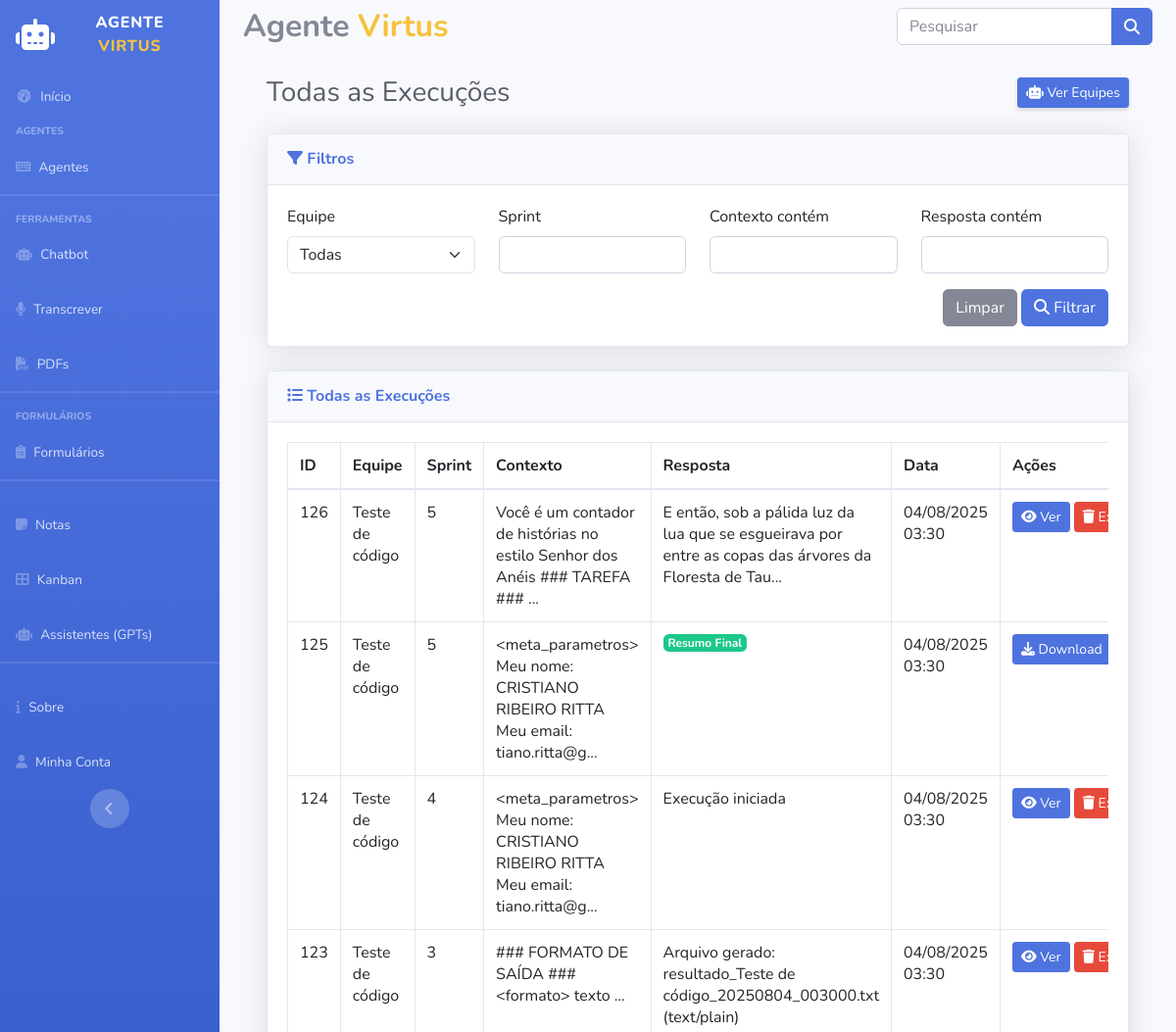
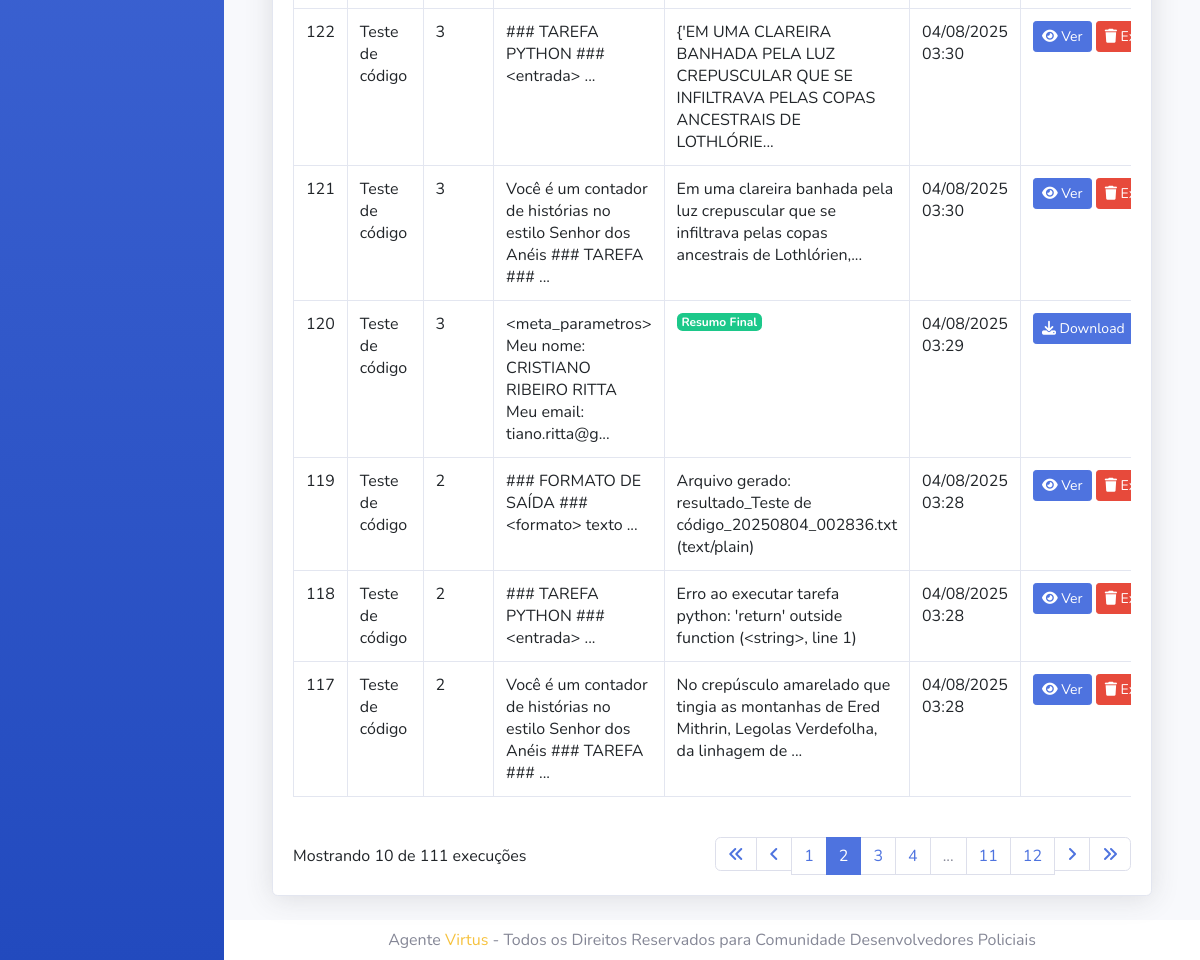
The page /agentesinteligentes/execucoes?page=2&contexto=&resposta= on the database its author committed (2 pictures, top to bottom).
### models/models.py (models this page shows, shortened)
class ExecucaoEquipe(db.Model):
    id = db.Column(db.Integer, primary_key=True)
    equipe_id = db.Column(db.Integer, db.ForeignKey('equipe_inteligente.id'), nullable=False)
    sprint = db.Column(db.Integer, nullable=True)
    contexto = db.Column(db.Text, nullable=True)
    resposta = db.Column(db.Text, nullable=True)
    criado_em = db.Column(db.DateTime, default=datetime.utcnow)
    atualizado_em = db.Column(db.DateTime, default=datetime.utcnow, onupdate=datetime.utcnow)
    equipe = db.relationship('EquipeInteligente', backref=db.backref('execucoes', lazy=True))

class EquipeInteligente(db.Model):
    id = db.Column(db.Integer, primary_key=True)
    nome = db.Column(db.String(200), nullable=False)
    descricao = db.Column(db.Text, nullable=True)
    processo = db.Column(db.String(50), nullable=False)
    memoria = db.Column(db.Integer, nullable=False, default=1) # 1 = ativo, 0 = inativo
    layout = db.Column(db.Text().with_variant(LONGTEXT, "mysql")) # JSON com nós e conexões
    criado_em = db.Column(db.DateTime, default=datetime.utcnow)
    menu_ordem = db.Column(db.Integer, nullable=True)

### routes.py (the view)
    @app.route('/agentesinteligentes/execucoes')
    def listar_execucoes():
        return AgentesController.listar_execucoes()

### app.py (called while the page is built)
@app.before_request
def carregar_menus_dinamicos():
    try:
        menus_dinamicos = EquipeInteligente.query.filter(
            EquipeInteligente.menu_ordem > 0
        ).order_by(EquipeInteligente.menu_ordem).all()
        formularios_dinamicos = Formulario.query.filter(
            Formulario.ativo == True,
            Formulario.menu_ordem > 0
        ).order_by(Formulario.menu_ordem).all()
        app.jinja_env.globals['menus'] = menus_dinamicos
        app.jinja_env.globals['formularios'] = formularios_dinamicos
    except Exception as e:
        app.jinja_env.globals['menus'] = []
        app.jinja_env.globals['formularios'] = []
        print(f"Erro ao carregar menus dinâmicos: {e}")

### templates/agentes/execucoes.html (shortened to what this page needs)
{% extends 'layout/base.html' %}
{% block main %}
<div class="container-fluid">
    <div class="d-sm-flex align-items-center justify-content-between mb-4">
        <h1 class="h3 mb-0 text-gray-800">
            {% if equipe %}
                Execuções da Equipe: {{ equipe.nome }}
            {% else %}
                Todas as Execuções
            {% endif %}
        </h1>
        <div>
            {% if equipe %}
                <a href="/agentesinteligentes/equipes" class="btn btn-sm btn-secondary shadow-sm">
                    <i class="fas fa-arrow-left"></i> Voltar para Equipes
                </a>
            {% else %}
                <a href="/agentesinteligentes/equipes" class="btn btn-sm btn-primary shadow-sm">
                    <i class="fas fa-robot"></i> Ver Equipes
                </a>
            {% endif %}
        </div>
    </div>
    <div class="card shadow mb-4">
        <div class="card-header py-3">
            <h6 class="m-0 font-weight-bold text-primary">
                <i class="fas fa-filter"></i> Filtros
            </h6>
        </div>
        <div class="card-body">
            <form method="GET" class="mb-0">
                <div class="row">
                    {% if not equipe %}
                    <div class="col-md-3">
                        <div class="form-group">
                            <label>Equipe</label>
                            <select name="equipe" class="form-select">
                                <option value="">Todas</option>
                            </select>
                        </div>
                    </div>
                    {% endif %}
                    <div class="col-md-3">
                        <div class="form-group">
                            <label>Sprint</label>
                            <input type="number" name="sprint" class="form-control" value="{{ filtros.sprint }}">
                        </div>
                    </div>
                    <div class="col-md-3">
                        <div class="form-group">
                            <label>Contexto contém</label>
                            <input type="text" name="contexto" class="form-control" value="{{ filtros.contexto }}">
                        </div>
                    </div>
                    <div class="col-md-3">
                        <div class="form-group">
                            <label>Resposta contém</label>
                            <input type="text" name="resposta" class="form-control" value="{{ filtros.resposta }}">
                        </div>
                    </div>
                </div>
                <div class="row">
                    <div class="col-12 text-right">
                        <a href="?" class="btn btn-secondary">Limpar</a>
                        <button type="submit" class="btn btn-primary">
                            <i class="fas fa-search"></i> Filtrar
                        </button>
                    </div>
                </div>
            </form>
        </div>
    </div>
    <div class="card shadow mb-4">
        <div class="card-header py-3">
            <h6 class="m-0 font-weight-bold text-primary">
                <i class="fas fa-list"></i>
                {% if equipe %}
                    Execuções da Equipe
                {% else %}
                    Todas as Execuções
                {% endif %}
            </h6>
        </div>
        <div class="card-body">
            {% if execucoes %}
                <div class="table-responsive">
                    <table class="table table-bordered" id="dataTable" width="100%" cellspacing="0">
                        <thead>
                            <tr>
                                <th>ID</th>
                                <th>Equipe</th>
                                <th>Sprint</th>
                                <th>Contexto</th>
                                <th>Resposta</th>
                                <th>Data</th>
                                <th width="1%">Ações</th>
                            </tr>
                        </thead>
                        <tbody>
                            {% for execucao in execucoes.items %}
                            <tr>
                                <td>{{ execucao.id }}</td>
                                <td>
                                    {% if equipe %}
                                        {{ equipe.nome }}
                                    {% else %}
                                        {{ execucao.equipe.nome }}
                                    {% endif %}
                                </td>
                                <td>{{ execucao.sprint }}</td>
                                <td>
                                    {% if execucao.contexto %}
                                        {% if "Agente" in execucao.contexto %}
                                            <span class="badge badge-info">{{ execucao.contexto.split(' - ')[1] if ' - ' in execucao.contexto else execucao.contexto }}</span>
                                        {% else %}
                                            {{ execucao.contexto[:100] }}{% if execucao.contexto|length > 100 %}...{% endif %}
                                        {% endif %}
                                    {% else %}
                                        <span class="text-muted">Sem contexto</span>
                                    {% endif %}
                                </td>
                                <td>
                                    {% if execucao.resposta %}
                                        {% if "Execução completa" in execucao.resposta %}
                                            <span class="badge badge-success">Resumo Final</span>
                                        {% else %}
                                            {{ execucao.resposta[:100] }}{% if execucao.resposta|length > 100 %}...{% endif %}
                                        {% endif %}
                                    {% else %}
                                        <span class="text-muted">Sem resposta</span>
                                    {% endif %}
                                </td>
                                <td>{{ execucao.criado_em.strftime('%d/%m/%Y %H:%M') }}</td>
                                <td nowrap>
                                    {% if "Execução completa" in execucao.resposta %}
                                    <a href="/agentesinteligentes/download_arquivo/{{ execucao.equipe_id }}/{{ execucao.id }}/txt" class="btn btn-primary btn-sm">
                                        <i class="fas fa-download"></i> Download
                                    </a>
                                    {% endif %}
                                    <a href="/agentesinteligentes/execucao/{{ execucao.id }}" class="btn btn-primary btn-sm">
                                        <i class="fas fa-eye"></i> Ver
                                    </a>
                                    <button type="button" class="btn btn-danger btn-sm btn-excluir"
                                        data-execucao-id="{{ execucao.id }}" data-execucao-contexto="{{ execucao.contexto }}">
                                        <i class="fas fa-trash"></i> Excluir
                                    </button>
                                </td>
                            </tr>
                            {% endfor %}
                        </tbody>
                    </table>
                </div>
                <div class="d-flex justify-content-between align-items-center mt-4">
                    <div>
                        Mostrando {{ execucoes.items|length }} de {{ execucoes.total }} execuções
                    </div>
                    <nav aria-label="Navegação de página">
                        <ul class="pagination mb-0">
                            <li class="page-item {% if not execucoes.has_prev %}disabled{% endif %}">
                                <a class="page-link" href="{{ url_for('listar_execucoes', page=1, equipe=filtros.equipe, sprint=filtros.sprint, contexto=filtros.contexto, resposta=filtros.resposta) }}">
                                    <i class="fas fa-angle-double-left"></i>
                                </a>
                            </li>
                            <li class="page-item {% if not execucoes.has_prev %}disabled{% endif %}">
                                <a class="page-link" href="{{ url_for('listar_execucoes', page=execucoes.prev_num, equipe=filtros.equipe, sprint=filtros.sprint, contexto=filtros.contexto, resposta=filtros.resposta) }}">
                                    <i class="fas fa-angle-left"></i>
                                </a>
                            </li>
                            {% for page_num in execucoes.iter_pages(left_edge=2, left_current=2, right_current=2, right_edge=2) %}
                                {% if page_num %}
                                    <li class="page-item {% if page_num == execucoes.page %}active{% endif %}">
                                        <a class="page-link" href="{{ url_for('listar_execucoes', page=page_num, equipe=filtros.equipe, sprint=filtros.sprint, contexto=filtros.contexto, resposta=filtros.resposta) }}">
                                            {{ page_num }}
                                        </a>
                                    </li>
                                {% else %}
                                    <li class="page-item disabled">
                                        <span class="page-link">...</span>
                                    </li>
                                {% endif %}
                            {% endfor %}
                            <li class="page-item {% if not execucoes.has_next %}disabled{% endif %}">
                                <a class="page-link" href="{{ url_for('listar_execucoes', page=execucoes.next_num, equipe=filtros.equipe, sprint=filtros.sprint, contexto=filtros.contexto, resposta=filtros.resposta) }}">
                                    <i class="fas fa-angle-right"></i>
                                </a>
                            </li>
                            <li class="page-item {% if not execucoes.has_next %}disabled{% endif %}">
                                <a class="page-link" href="{{ url_for('listar_execucoes', page=execucoes.pages, equipe=filtros.equipe, sprint=filtros.sprint, contexto=filtros.contexto, resposta=filtros.resposta) }}">
                                    <i class="fas fa-angle-double-right"></i>
                                </a>
                            </li>
                        </ul>
                    </nav>
                </div>
            {% else %}
                <div class="text-center text-muted">
                    <i class="fas fa-info-circle fa-3x mb-3"></i>
                    <p>Nenhuma execução encontrada.</p>
                </div>
            {% endif %}
        </div>
    </div>
</div>
{% endblock %}

### rows shown on the page
ExecucaoEquipe: id "126", equipe.nome "Teste de código", sprint "5", contexto "Você é um contador de histórias no estilo Senhor dos Anéis ### TAREFA ###", resposta "E então, sob a pálida luz da lua que se esgueirava por entre as copas das árvores da Floresta de Tau", criado_em "04/08/2025 03:30"
ExecucaoEquipe: id "125", equipe.nome "Teste de código", sprint "5", contexto "<meta_parametros> Meu nome: CRISTIANO RIBEIRO RITTA Meu email: tiano.ritta@g", shows "Resumo Final", criado_em "04/08/2025 03:30"
ExecucaoEquipe: id "124", equipe.nome "Teste de código", sprint "4", contexto "<meta_parametros> Meu nome: CRISTIANO RIBEIRO RITTA Meu email: tiano.ritta@g", resposta "Execução iniciada", criado_em "04/08/2025 03:30"
ExecucaoEquipe: id "123", equipe.nome "Teste de código", sprint "3", contexto "### FORMATO DE SAÍDA ### <formato> texto", resposta "Arquivo gerado: resultado_Teste de código_20250804_003000.txt (text/plain)", criado_em "04/08/2025 03:30"
ExecucaoEquipe: id "122", equipe.nome "Teste de código", sprint "3", contexto "### TAREFA PYTHON ### <entrada>", resposta "{'EM UMA CLAREIRA BANHADA PELA LUZ CREPUSCULAR QUE SE INFILTRAVA PELAS COPAS ANCESTRAIS DE LOTHLÓRIE", criado_em "04/08/2025 03:30"
ExecucaoEquipe: id "121", equipe.nome "Teste de código", sprint "3", contexto "Você é um contador de histórias no estilo Senhor dos Anéis ### TAREFA ###", resposta "Em uma clareira banhada pela luz crepuscular que se infiltrava pelas copas ancestrais de Lothlórien,", criado_em "04/08/2025 03:30"
ExecucaoEquipe: id "120", equipe.nome "Teste de código", sprint "3", contexto "<meta_parametros> Meu nome: CRISTIANO RIBEIRO RITTA Meu email: tiano.ritta@g", shows "Resumo Final", criado_em "04/08/2025 03:29"
ExecucaoEquipe: id "119", equipe.nome "Teste de código", sprint "2", contexto "### FORMATO DE SAÍDA ### <formato> texto", resposta "Arquivo gerado: resultado_Teste de código_20250804_002836.txt (text/plain)", criado_em "04/08/2025 03:28"
ExecucaoEquipe: id "118", equipe.nome "Teste de código", sprint "2", contexto "### TAREFA PYTHON ### <entrada>", resposta "Erro ao executar tarefa python: 'return' outside function (<string>, line 1)", criado_em "04/08/2025 03:28"
ExecucaoEquipe: id "117", equipe.nome "Teste de código", sprint "2", contexto "Você é um contador de histórias no estilo Senhor dos Anéis ### TAREFA ###", resposta "No crepúsculo amarelado que tingia as montanhas de Ered Mithrin, Legolas Verdefolha, da linhagem de", criado_em "04/08/2025 03:28"

### other values the page prints
{{ execucoes.items|length }} "10"
{{ execucoes.total }} "111"
{{ page_num }} "1" "2" "3" "4" "11" "12"
